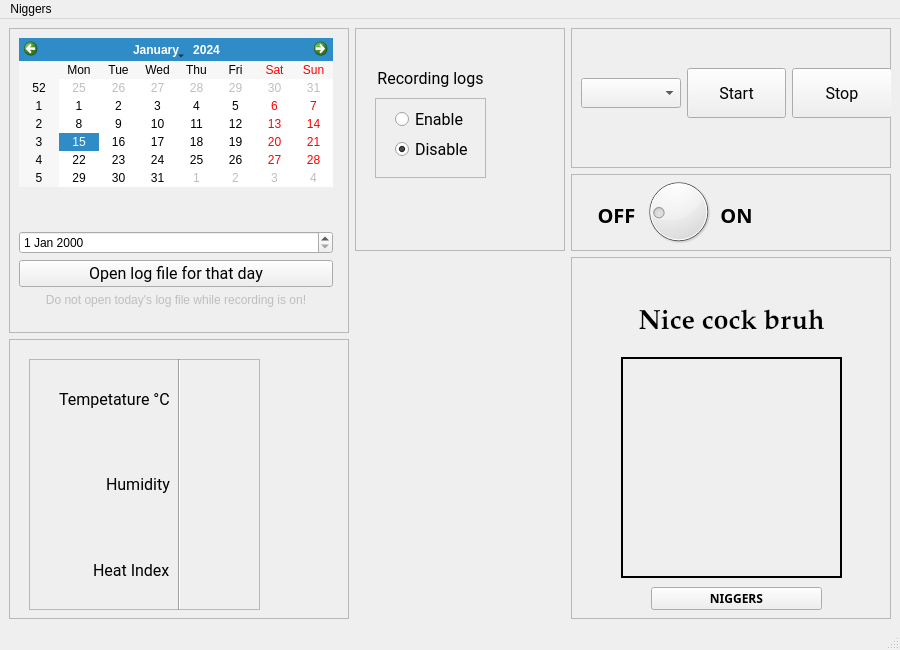
<?xml version="1.0" encoding="UTF-8"?>
<ui version="4.0">
 <class>WeatherGay</class>
 <widget class="QMainWindow" name="WeatherGay">
  <property name="enabled">
   <bool>true</bool>
  </property>
  <property name="geometry">
   <rect>
    <x>0</x>
    <y>0</y>
    <width>900</width>
    <height>650</height>
   </rect>
  </property>
  <property name="minimumSize">
   <size>
    <width>300</width>
    <height>150</height>
   </size>
  </property>
  <property name="maximumSize">
   <size>
    <width>900</width>
    <height>650</height>
   </size>
  </property>
  <property name="windowTitle">
   <string>MainWindow</string>
  </property>
  <property name="windowIcon">
   <iconset>
    <normaloff>../../.designer/5c0fc48abea80e283a525cbb13570d08.jpg</normaloff>../../.designer/5c0fc48abea80e283a525cbb13570d08.jpg</iconset>
  </property>
  <property name="iconSize">
   <size>
    <width>50</width>
    <height>50</height>
   </size>
  </property>
  <widget class="QWidget" name="centralwidget">
   <layout class="QGridLayout" name="gridLayout">
    <item row="0" column="0" rowspan="3">
     <widget class="QFrame" name="frame_7">
      <property name="minimumSize">
       <size>
        <width>340</width>
        <height>300</height>
       </size>
      </property>
      <property name="frameShape">
       <enum>QFrame::StyledPanel</enum>
      </property>
      <property name="frameShadow">
       <enum>QFrame::Raised</enum>
      </property>
      <widget class="QWidget" name="layoutWidget">
       <property name="geometry">
        <rect>
         <x>10</x>
         <y>10</y>
         <width>314</width>
         <height>269</height>
        </rect>
       </property>
       <layout class="QVBoxLayout" name="verticalLayout">
        <item>
         <widget class="QCalendarWidget" name="calendar">
          <property name="maximumSize">
           <size>
            <width>400</width>
            <height>300</height>
           </size>
          </property>
         </widget>
        </item>
        <item>
         <spacer name="verticalSpacer">
          <property name="orientation">
           <enum>Qt::Vertical</enum>
          </property>
          <property name="sizeHint" stdset="0">
           <size>
            <width>20</width>
            <height>40</height>
           </size>
          </property>
         </spacer>
        </item>
        <item>
         <widget class="QDateEdit" name="dateEdit"/>
        </item>
        <item>
         <widget class="QPushButton" name="buttLog">
          <property name="font">
           <font>
            <family>Roboto</family>
            <pointsize>12</pointsize>
           </font>
          </property>
          <property name="text">
           <string>Open log file for that day</string>
          </property>
          <property name="flat">
           <bool>false</bool>
          </property>
         </widget>
        </item>
        <item>
         <widget class="QLabel" name="LWar">
          <property name="enabled">
           <bool>false</bool>
          </property>
          <property name="text">
           <string>Do not open today's log file while recording is on!</string>
          </property>
          <property name="alignment">
           <set>Qt::AlignCenter</set>
          </property>
         </widget>
        </item>
       </layout>
      </widget>
     </widget>
    </item>
    <item row="1" column="2">
     <widget class="QFrame" name="frame_5">
      <property name="frameShape">
       <enum>QFrame::StyledPanel</enum>
      </property>
      <property name="frameShadow">
       <enum>QFrame::Raised</enum>
      </property>
      <widget class="QLabel" name="label_7">
       <property name="geometry">
        <rect>
         <x>20</x>
         <y>20</y>
         <width>51</width>
         <height>41</height>
        </rect>
       </property>
       <property name="font">
        <font>
         <family>Oswald</family>
         <pointsize>15</pointsize>
         <weight>75</weight>
         <italic>false</italic>
         <bold>true</bold>
         <underline>false</underline>
         <strikeout>false</strikeout>
        </font>
       </property>
       <property name="text">
        <string>OFF</string>
       </property>
       <property name="alignment">
        <set>Qt::AlignCenter</set>
       </property>
      </widget>
      <widget class="QDial" name="dial">
       <property name="geometry">
        <rect>
         <x>70</x>
         <y>0</y>
         <width>75</width>
         <height>75</height>
        </rect>
       </property>
       <property name="focusPolicy">
        <enum>Qt::NoFocus</enum>
       </property>
       <property name="acceptDrops">
        <bool>false</bool>
       </property>
       <property name="inputMethodHints">
        <set>Qt::ImhNone</set>
       </property>
       <property name="minimum">
        <number>1</number>
       </property>
       <property name="maximum">
        <number>101</number>
       </property>
       <property name="singleStep">
        <number>10</number>
       </property>
       <property name="pageStep">
        <number>10</number>
       </property>
       <property name="value">
        <number>25</number>
       </property>
       <property name="sliderPosition">
        <number>25</number>
       </property>
       <property name="tracking">
        <bool>false</bool>
       </property>
       <property name="orientation">
        <enum>Qt::Horizontal</enum>
       </property>
       <property name="invertedAppearance">
        <bool>false</bool>
       </property>
       <property name="invertedControls">
        <bool>false</bool>
       </property>
       <property name="wrapping">
        <bool>true</bool>
       </property>
       <property name="notchTarget">
        <double>1.000000000000000</double>
       </property>
       <property name="notchesVisible">
        <bool>false</bool>
       </property>
      </widget>
      <widget class="QLabel" name="label_8">
       <property name="geometry">
        <rect>
         <x>140</x>
         <y>20</y>
         <width>51</width>
         <height>41</height>
        </rect>
       </property>
       <property name="font">
        <font>
         <family>Oswald</family>
         <pointsize>15</pointsize>
         <weight>75</weight>
         <bold>true</bold>
        </font>
       </property>
       <property name="text">
        <string>ON</string>
       </property>
       <property name="alignment">
        <set>Qt::AlignCenter</set>
       </property>
      </widget>
      <widget class="QLabel" name="label_9">
       <property name="geometry">
        <rect>
         <x>16</x>
         <y>0</y>
         <width>171</width>
         <height>81</height>
        </rect>
       </property>
       <property name="text">
        <string/>
       </property>
      </widget>
     </widget>
    </item>
    <item row="2" column="2" rowspan="2">
     <widget class="QFrame" name="frame_3">
      <property name="frameShape">
       <enum>QFrame::StyledPanel</enum>
      </property>
      <property name="frameShadow">
       <enum>QFrame::Raised</enum>
      </property>
      <widget class="QLabel" name="label_5">
       <property name="geometry">
        <rect>
         <x>50</x>
         <y>100</y>
         <width>221</width>
         <height>221</height>
        </rect>
       </property>
       <property name="frameShape">
        <enum>QFrame::WinPanel</enum>
       </property>
       <property name="text">
        <string/>
       </property>
       <property name="scaledContents">
        <bool>true</bool>
       </property>
      </widget>
      <widget class="QLabel" name="label_6">
       <property name="geometry">
        <rect>
         <x>50</x>
         <y>30</y>
         <width>221</width>
         <height>71</height>
        </rect>
       </property>
       <property name="font">
        <font>
         <family>Palatino Linotype</family>
         <pointsize>20</pointsize>
         <weight>75</weight>
         <italic>false</italic>
         <bold>true</bold>
         <underline>false</underline>
         <strikeout>false</strikeout>
        </font>
       </property>
       <property name="text">
        <string>Nice cock bruh</string>
       </property>
       <property name="alignment">
        <set>Qt::AlignCenter</set>
       </property>
      </widget>
      <widget class="QPushButton" name="niggers">
       <property name="geometry">
        <rect>
         <x>80</x>
         <y>330</y>
         <width>171</width>
         <height>23</height>
        </rect>
       </property>
       <property name="font">
        <font>
         <family>Noto Sans</family>
         <pointsize>9</pointsize>
         <weight>75</weight>
         <italic>false</italic>
         <bold>true</bold>
        </font>
       </property>
       <property name="text">
        <string>NIGGERS</string>
       </property>
      </widget>
     </widget>
    </item>
    <item row="0" column="2">
     <widget class="QFrame" name="frame_8">
      <property name="minimumSize">
       <size>
        <width>320</width>
        <height>140</height>
       </size>
      </property>
      <property name="frameShape">
       <enum>QFrame::StyledPanel</enum>
      </property>
      <property name="frameShadow">
       <enum>QFrame::Raised</enum>
      </property>
      <widget class="QWidget" name="layoutWidget">
       <property name="geometry">
        <rect>
         <x>10</x>
         <y>20</y>
         <width>311</width>
         <height>91</height>
        </rect>
       </property>
       <layout class="QHBoxLayout" name="horizontalLayout">
        <item>
         <widget class="QComboBox" name="comL">
          <property name="maximumSize">
           <size>
            <width>150</width>
            <height>30</height>
           </size>
          </property>
          <property name="font">
           <font>
            <family>Roboto</family>
            <pointsize>12</pointsize>
           </font>
          </property>
          <property name="frame">
           <bool>true</bool>
          </property>
         </widget>
        </item>
        <item>
         <widget class="QPushButton" name="openB">
          <property name="maximumSize">
           <size>
            <width>150</width>
            <height>50</height>
           </size>
          </property>
          <property name="palette">
           <palette>
            <active>
             <colorrole role="ButtonText">
              <brush brushstyle="SolidPattern">
               <color alpha="255">
                <red>0</red>
                <green>0</green>
                <blue>0</blue>
               </color>
              </brush>
             </colorrole>
            </active>
            <inactive>
             <colorrole role="ButtonText">
              <brush brushstyle="SolidPattern">
               <color alpha="255">
                <red>0</red>
                <green>0</green>
                <blue>0</blue>
               </color>
              </brush>
             </colorrole>
            </inactive>
            <disabled>
             <colorrole role="ButtonText">
              <brush brushstyle="SolidPattern">
               <color alpha="255">
                <red>120</red>
                <green>120</green>
                <blue>120</blue>
               </color>
              </brush>
             </colorrole>
            </disabled>
           </palette>
          </property>
          <property name="font">
           <font>
            <family>Roboto</family>
            <pointsize>12</pointsize>
           </font>
          </property>
          <property name="text">
           <string>Start</string>
          </property>
         </widget>
        </item>
        <item>
         <widget class="QPushButton" name="closeB">
          <property name="maximumSize">
           <size>
            <width>150</width>
            <height>50</height>
           </size>
          </property>
          <property name="font">
           <font>
            <family>Roboto</family>
            <pointsize>12</pointsize>
           </font>
          </property>
          <property name="text">
           <string>Stop</string>
          </property>
         </widget>
        </item>
       </layout>
      </widget>
     </widget>
    </item>
    <item row="0" column="1" rowspan="2">
     <widget class="QFrame" name="frame">
      <property name="frameShape">
       <enum>QFrame::StyledPanel</enum>
      </property>
      <property name="frameShadow">
       <enum>QFrame::Raised</enum>
      </property>
      <widget class="QFrame" name="frame_4">
       <property name="geometry">
        <rect>
         <x>20</x>
         <y>70</y>
         <width>111</width>
         <height>80</height>
        </rect>
       </property>
       <property name="frameShape">
        <enum>QFrame::StyledPanel</enum>
       </property>
       <property name="frameShadow">
        <enum>QFrame::Raised</enum>
       </property>
       <widget class="QRadioButton" name="radioBD">
        <property name="geometry">
         <rect>
          <x>20</x>
          <y>40</y>
          <width>76</width>
          <height>23</height>
         </rect>
        </property>
        <property name="sizePolicy">
         <sizepolicy hsizetype="Expanding" vsizetype="Expanding">
          <horstretch>0</horstretch>
          <verstretch>0</verstretch>
         </sizepolicy>
        </property>
        <property name="baseSize">
         <size>
          <width>0</width>
          <height>0</height>
         </size>
        </property>
        <property name="font">
         <font>
          <family>Roboto</family>
          <pointsize>12</pointsize>
         </font>
        </property>
        <property name="cursor">
         <cursorShape>PointingHandCursor</cursorShape>
        </property>
        <property name="layoutDirection">
         <enum>Qt::LeftToRight</enum>
        </property>
        <property name="text">
         <string>Disable</string>
        </property>
        <property name="checkable">
         <bool>true</bool>
        </property>
        <property name="checked">
         <bool>true</bool>
        </property>
       </widget>
       <widget class="QRadioButton" name="radioBE">
        <property name="geometry">
         <rect>
          <x>20</x>
          <y>10</y>
          <width>71</width>
          <height>23</height>
         </rect>
        </property>
        <property name="sizePolicy">
         <sizepolicy hsizetype="Expanding" vsizetype="Expanding">
          <horstretch>0</horstretch>
          <verstretch>0</verstretch>
         </sizepolicy>
        </property>
        <property name="baseSize">
         <size>
          <width>0</width>
          <height>0</height>
         </size>
        </property>
        <property name="font">
         <font>
          <family>Roboto</family>
          <pointsize>12</pointsize>
         </font>
        </property>
        <property name="cursor">
         <cursorShape>PointingHandCursor</cursorShape>
        </property>
        <property name="layoutDirection">
         <enum>Qt::LeftToRight</enum>
        </property>
        <property name="text">
         <string>Enable</string>
        </property>
        <property name="checkable">
         <bool>true</bool>
        </property>
        <property name="checked">
         <bool>false</bool>
        </property>
       </widget>
      </widget>
      <widget class="QLabel" name="label_4">
       <property name="geometry">
        <rect>
         <x>20</x>
         <y>40</y>
         <width>111</width>
         <height>20</height>
        </rect>
       </property>
       <property name="font">
        <font>
         <family>Roboto</family>
         <pointsize>12</pointsize>
        </font>
       </property>
       <property name="text">
        <string>Recording logs</string>
       </property>
       <property name="alignment">
        <set>Qt::AlignCenter</set>
       </property>
      </widget>
     </widget>
    </item>
    <item row="3" column="0">
     <widget class="QFrame" name="frame_6">
      <property name="minimumSize">
       <size>
        <width>270</width>
        <height>280</height>
       </size>
      </property>
      <property name="frameShape">
       <enum>QFrame::StyledPanel</enum>
      </property>
      <property name="frameShadow">
       <enum>QFrame::Raised</enum>
      </property>
      <widget class="QFrame" name="frame_2">
       <property name="geometry">
        <rect>
         <x>20</x>
         <y>20</y>
         <width>231</width>
         <height>251</height>
        </rect>
       </property>
       <property name="frameShape">
        <enum>QFrame::StyledPanel</enum>
       </property>
       <property name="frameShadow">
        <enum>QFrame::Raised</enum>
       </property>
       <widget class="QWidget" name="layoutWidget">
        <property name="geometry">
         <rect>
          <x>0</x>
          <y>0</y>
          <width>141</width>
          <height>251</height>
         </rect>
        </property>
        <layout class="QVBoxLayout" name="verticalLayout_2">
         <item alignment="Qt::AlignRight">
          <widget class="QLabel" name="label">
           <property name="font">
            <font>
             <family>Roboto</family>
             <pointsize>12</pointsize>
            </font>
           </property>
           <property name="text">
            <string>Tempetature °C</string>
           </property>
          </widget>
         </item>
         <item alignment="Qt::AlignRight">
          <widget class="QLabel" name="label_2">
           <property name="font">
            <font>
             <family>Roboto</family>
             <pointsize>12</pointsize>
            </font>
           </property>
           <property name="text">
            <string>Humidity</string>
           </property>
          </widget>
         </item>
         <item alignment="Qt::AlignRight">
          <widget class="QLabel" name="label_3">
           <property name="font">
            <font>
             <family>Roboto</family>
             <pointsize>12</pointsize>
            </font>
           </property>
           <property name="text">
            <string>Heat Index</string>
           </property>
          </widget>
         </item>
        </layout>
       </widget>
       <widget class="Line" name="line">
        <property name="geometry">
         <rect>
          <x>140</x>
          <y>0</y>
          <width>21</width>
          <height>251</height>
         </rect>
        </property>
        <property name="orientation">
         <enum>Qt::Vertical</enum>
        </property>
       </widget>
       <widget class="QWidget" name="layoutWidget">
        <property name="geometry">
         <rect>
          <x>160</x>
          <y>0</y>
          <width>66</width>
          <height>251</height>
         </rect>
        </property>
        <layout class="QVBoxLayout" name="verticalLayout_3">
         <item>
          <widget class="QLabel" name="tempLab">
           <property name="font">
            <font>
             <pointsize>12</pointsize>
            </font>
           </property>
           <property name="text">
            <string/>
           </property>
          </widget>
         </item>
         <item>
          <widget class="QLabel" name="humLab">
           <property name="font">
            <font>
             <pointsize>12</pointsize>
            </font>
           </property>
           <property name="text">
            <string/>
           </property>
          </widget>
         </item>
         <item>
          <widget class="QLabel" name="heatILab">
           <property name="font">
            <font>
             <pointsize>12</pointsize>
            </font>
           </property>
           <property name="text">
            <string/>
           </property>
          </widget>
         </item>
        </layout>
       </widget>
      </widget>
     </widget>
    </item>
   </layout>
  </widget>
  <widget class="QMenuBar" name="menubar">
   <property name="geometry">
    <rect>
     <x>0</x>
     <y>0</y>
     <width>900</width>
     <height>21</height>
    </rect>
   </property>
   <widget class="QMenu" name="menuNiggers">
    <property name="title">
     <string>Niggers</string>
    </property>
    <widget class="QMenu" name="menufuck_you">
     <property name="title">
      <string>fuck you</string>
     </property>
     <addaction name="actionlol"/>
    </widget>
    <addaction name="menufuck_you"/>
   </widget>
   <addaction name="menuNiggers"/>
  </widget>
  <widget class="QStatusBar" name="statusbar"/>
  <action name="actionlol">
   <property name="text">
    <string>lol</string>
   </property>
  </action>
 </widget>
 <tabstops>
  <tabstop>openB</tabstop>
  <tabstop>calendar</tabstop>
  <tabstop>closeB</tabstop>
 </tabstops>
 <resources/>
 <connections/>
</ui>
